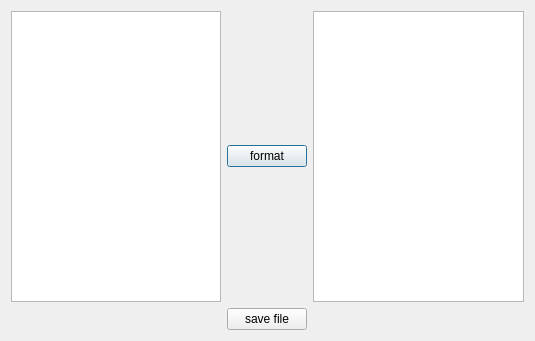
<?xml version="1.0" encoding="UTF-8"?>
<ui version="4.0">
 <class>format</class>
 <widget class="QDialog" name="format">
  <property name="geometry">
   <rect>
    <x>0</x>
    <y>0</y>
    <width>535</width>
    <height>341</height>
   </rect>
  </property>
  <property name="windowTitle">
   <string>Dialog</string>
  </property>
  <layout class="QGridLayout" name="gridLayout">
   <item row="0" column="1">
    <widget class="QPushButton" name="pushButton_2">
     <property name="text">
      <string>format</string>
     </property>
    </widget>
   </item>
   <item row="0" column="2">
    <widget class="QPlainTextEdit" name="plainTextEdit_2"/>
   </item>
   <item row="0" column="0">
    <widget class="QPlainTextEdit" name="plainTextEdit"/>
   </item>
   <item row="1" column="1">
    <widget class="QPushButton" name="pushButton">
     <property name="text">
      <string>save file</string>
     </property>
    </widget>
   </item>
  </layout>
 </widget>
 <resources/>
 <connections/>
</ui>
